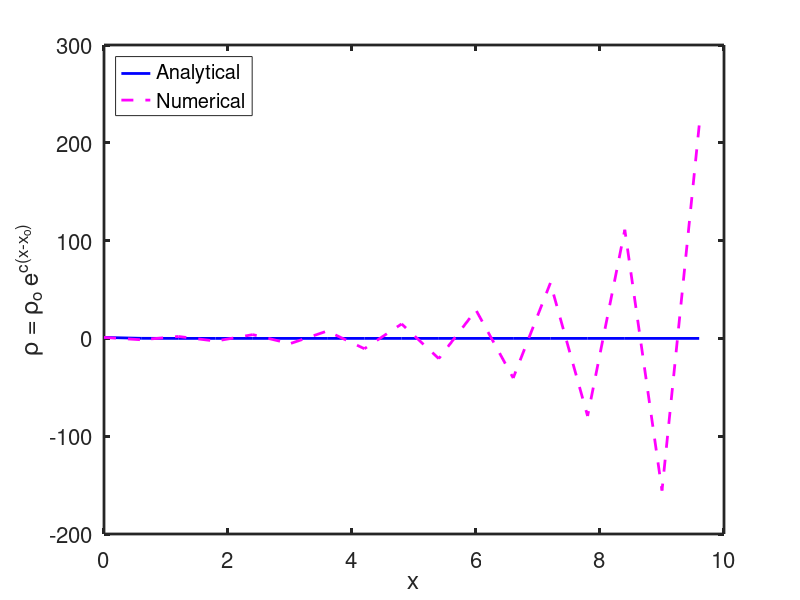

MATLAB code for this plot:
%% Stability analysis.
% rho_prime = c * rho

clear all; clc;
close all;

c = 4;
x_o = 0;
rho_o = 1;

dx = 0.6;

x = [x_o : dx : 10]';
rho_analytical = rho_o * exp(-c * (x - x_o));

% Numerical.
rho_numerical = zeros(size(x));
rho_numerical(1, 1) = rho_o;

%for i = 2 : length(rho_numerical)
for i = 1 : length(rho_numerical) - 1
  %rho_numerical(i, 1) = rho_numerical(i-1, 1) * (1 - c * dx);
  rho_numerical(i+1, 1) = rho_numerical(i, 1) * (1 - c * dx);
  %rho_numerical(i, 1) = rho_numerical(i-1, 1) / (1 + c * dx);
end

% Plot.
figure(1);
hold on;
plot(x, rho_analytical, '-b', 'linewidth', 2);
plot(x, rho_numerical, '--m', 'linewidth', 2);
legend('Analytical', 'Numerical', 'location', 'northwest');
hold on;
xlabel('x');
ylabel('\rho = \rho_o e^{c(x-x_o)}');
box on;
set(gca, "linewidth", 2, "fontsize", 16)
hold off;